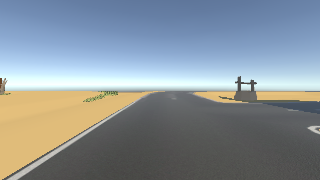
#> input picture image/imgs/2024-10-02 16-31-18/0095.png, 320 x 180 px, found by its file name
$ jupyter execute mining.ipynb
#> lines starting #> are read from the running program, lines starting #| are printed output that depends on the picture; after the words box and inside, x2 and y2 are one past the last pixel; in counts of white or black regions, pixels touching at a corner belong together
[cell 1]
import cv2
import numpy as np
from matplotlib import pyplot as plt
from sklearn.linear_model import LinearRegression

img = cv2.imread("/home/duc-pc/BKIT/2024-10-01 15-14-00/0095.png")
#> img is the input picture: shape (180, 320, 3); mean B, G, R 151.6, 145, 135.7
img = img[-85:]
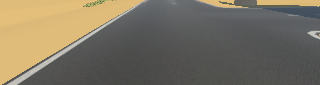
#> img: shape (85, 320, 3); mean B, G, R 97.2, 113.7, 121.7
img = cv2.cvtColor(img, cv2.COLOR_BGR2RGB)
plt.imshow(img)

[cell 2]
# Create a figure with 3 subplots for images and 3 for histograms
fig, axes = plt.subplots(2, 3, figsize=(24, 8))

# Channel names for labeling
channels = ['Red Channel', 'Green Channel', 'Blue Channel']

# Loop through the channels to display images and histograms
for i in range(3):
    # Display the channel image
    axes[0, i].imshow(img[:, :, i], cmap='gray')
    axes[0, i].axis('off')
    axes[0, i].set_title(channels[i])

    # Display the histogram for the channel
    axes[1, i].hist(img[:, :, i].ravel(), bins=256, color=channels[i].lower().split()[0], alpha=0.7)
    axes[1, i].set_xlim([0, 255])  # Adjusted for typical 8-bit image range
    axes[1, i].set_title(f'Histogram of {channels[i]}')
    axes[1, i].set_ylabel('Frequency')

plt.tight_layout()  # Adjust layout
plt.show()
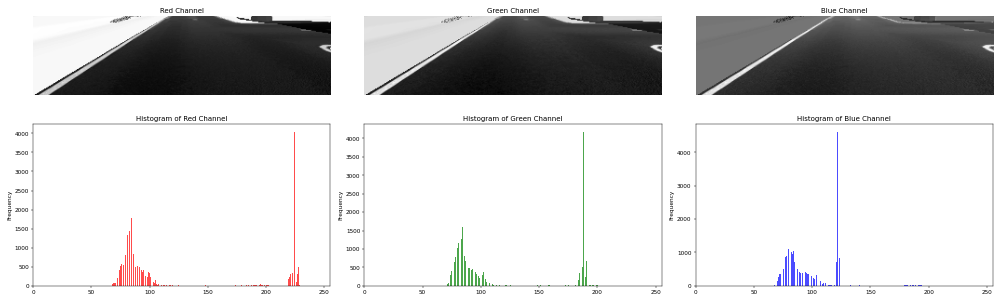
#> figure drawn by matplotlib, 6 panels; panel 4: tallest bar 4040 high, from x = 223.9 to 224.5; panel 5: tallest bar 4175 high, from x = 187.9 to 188.4; panel 6: tallest bar 4609 high, from x = 121.7 to 122.3

blue = img[:, :, 2]
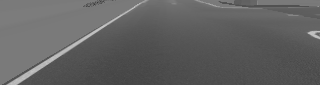
#> blue: shape (85, 320); min 55, max 201, mean 97.2

[cell 3]
# Flatten the image and compute the histogram
hist, bin_edges = np.histogram(blue.flatten(), bins=256, range=(0, 255))
#> hist = 256 values, max 4609 at index 122, min 0 at index 0, mean 106.2; bin_edges = 257 values from 0 to 255

# Compute the cumulative distribution function (CDF)
cdf = np.cumsum(hist)
#> cdf = 256 values from 0 to 27200
cdf_normalized = cdf / cdf[-1]  # Normalize to [0, 1]
#> cdf_normalized = 256 values from 0 to 1

# Find the value corresponding to the 90% threshold
threshold_value = np.searchsorted(cdf_normalized, 0.96)
#> threshold_value = 124

# Print the results
print(f'The value corresponding to 95% cumulative distribution is: {threshold_value}')
#| The value corresponding to 95% cumulative distribution is: 124

# Plotting the CDF
plt.figure(figsize=(20, 3))
plt.plot(bin_edges[1:], cdf_normalized)
plt.axhline(y=0.95, color='r', linestyle='--')
plt.axvline(x=threshold_value, color='g', linestyle='--')
plt.title('Cumulative Distribution Function (CDF)')
plt.xlabel('Pixel Value')
plt.ylabel('Cumulative Probability')
plt.grid()
plt.show()
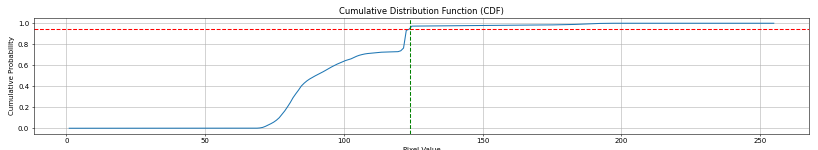
#> figure drawn by matplotlib, 1 panel; curve peaks at x = 201.2, y = 1

[cell 4]
# Set threshold value
threshold = threshold_value  # Adjust as needed
#> threshold = 124

# Create a binary image based on the threshold
binary_blue = np.where(blue > threshold, 255, 0).astype(np.uint8)
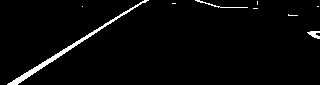
#> binary_blue: shape (85, 320); 2.7% white; 9 white regions (6 under 20 px), largest, box (x1, y1, x2, y2) and area: (7, 0, 149, 85) 587, (195, 0, 248, 8) 67, (307, 31, 320, 39) 62
plt.imshow(binary_blue, cmap='gray')

[cell 5]
plt.imshow(blue, cmap='gray')

[cell 6]
# Tìm các thành phần liên thông
_, binary = cv2.threshold(binary_blue, 127, 255, cv2.THRESH_BINARY)  # Nhị phân hóa ảnh
num_labels, labels, stats, _ = cv2.connectedComponentsWithStats(binary, connectivity=8)
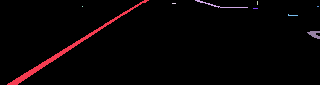
#> labels: shape (85, 320) int32; 10 distinct labels, from 0 to 9; one colour per label, 0 black
#> num_labels = 10; stats = [[0, 0, 320, 85, 26457], [7, 0, 142, 85, 587], [195, 0, 53, 8, 67], [257, 1, 1, 4, 4], [172, 3, 4, 1, 4], [82, 6, 1, 1, 1], [317, 6, 2, 1, 2], [253, 8, 5, 1, 5], [288, 14, 10, 2, 11], [307, 31, 13, 8, 62]]

# Tìm nhãn có diện tích lớn nhất (ngoại trừ nền, thường là nhãn 0)
largest_component = 1 + np.argmax(stats[1:, cv2.CC_STAT_AREA])  # Bỏ qua nền (label 0)
#> largest_component = 1

# Tạo một mặt nạ chỉ giữ lại thành phần lớn nhất
mask = np.zeros_like(binary_blue)
mask[labels == largest_component] = 255

# Tìm các tọa độ (x, y) của các điểm trắng
white_points = np.column_stack(np.where(mask == 255))

# Chuyển đổi tọa độ (y, x) thành (x, y) cho hồi quy tuyến tính
X = white_points[:, 1].reshape(-1, 1)  # Cột X (tọa độ x)
y = white_points[:, 0]                 # Cột y (tọa độ y)

# Thực hiện hồi quy tuyến tính
model = LinearRegression().fit(X, y)

# Lấy các giá trị dự đoán từ mô hình hồi quy
y_pred = model.predict(X)

# Vẽ kết quả hồi quy tuyến tính lên ảnh gốc
plt.imshow(mask, cmap='gray')
plt.plot(X, y_pred, color='red', linewidth=2)  # Vẽ đường hồi quy
plt.show()
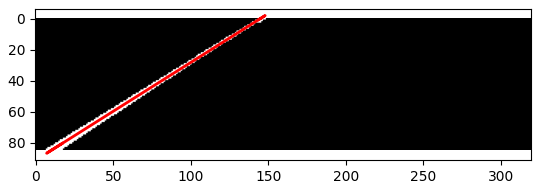
#> figure drawn by matplotlib, 1 panel

# In ra hệ số hồi quy và giao điểm
print(f"Hệ số góc (slope): {model.coef_[0]}")
print(f"Giao điểm (intercept): {model.intercept_}")

$ run again, with image/imgs/2024-10-02 16-31-18/0001.png copied over image/imgs/2024-10-02 16-31-18/0095.png
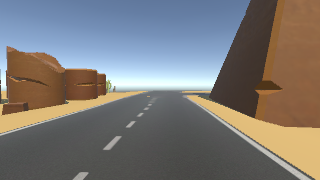
#> input picture image/imgs/2024-10-02 16-31-18/0001.png, 320 x 180 px, found by its file name
#> img is the input picture: shape (180, 320, 3); mean B, G, R 117.6, 119.7, 122.9
#> hist = 256 values, max 2092 at index 123, min 0 at index 0, mean 106.2; bin_edges = 257 values from 0 to 255
#> cdf = 256 values from 0 to 27200
#> cdf_normalized = 256 values from 0 to 1
#> threshold_value = 126
#| The value corresponding to 95% cumulative distribution is: 126
#> binary_blue: shape (85, 320); 4% white; 10 white regions (5 under 20 px), largest, box (x1, y1, x2, y2) and area: (182, 0, 311, 85) 603, (0, 0, 135, 41) 232, (103, 41, 121, 55) 89, (73, 77, 88, 85) 76, (126, 26, 135, 33) 32
#> `num_labels, labels, stats, _ = cv2.connectedComponentsWithStats(binary..`:
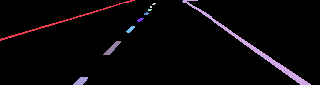
#> labels: shape (85, 320) int32; 11 distinct labels, from 0 to 10; one colour per label, 0 black
#> num_labels = 11; stats = [[0, 0, 320, 85, 26124], [0, 0, 135, 41, 232], [182, 0, 129, 85, 603], [152, 3, 4, 2, 6], [150, 6, 2, 2, 4], [148, 9, 4, 2, 7], [144, 12, 5, 3, 11], [137, 18, 7, 4, 16], [126, 26, 9, 7, 32], [103, 41, 18, 14, 89], [73, 77, 15, 8, 76]]
#> largest_component = 2
#> `plt.show()`:
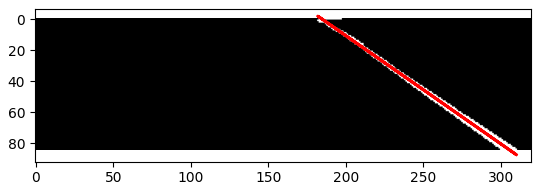
#> figure drawn by matplotlib, 1 panel
